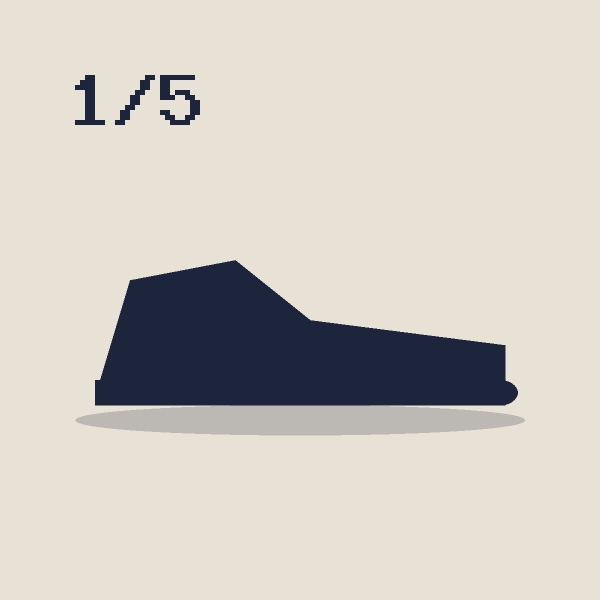
#> input picture tools/fixtures/test-sneaker-1.jpg, 1200 x 1200 px (shown at 1/2 size)
$ python brand-logo.py fixtures/test-sneaker-1.jpg fixtures/test-sneaker-2.jpg
#> lines starting #> are read from the running program, lines starting #| are printed output that depends on the picture; after the words box and inside, x2 and y2 are one past the last pixel; in counts of white or black regions, pixels touching at a corner belong together
# Clean ResellStreet logo variants from reference/media/brand/Logo.png (opaque white background, white halos).
# Usage (needs pillow + numpy): python3 tools/brand-logo.py reference/media/brand/Logo.png reference/media/brand
# Writes logo-{240,480,720}.webp and logo-light-*.webp (+ 1200px PNGs: delete them, they aren't used).
# Each pixel = alpha * brand colour + (1 - alpha) * white; solve alpha for navy and sand, keep the better fit,
# re-emit pure brand colour + alpha. Footer variant: navy → white.
import sys
from PIL import Image
import numpy as np
SRC, OUT = sys.argv[1], sys.argv[2]
NAVY = np.array([0x1c, 0x25, 0x3b], float); SAND = np.array([0xc1, 0xa5, 0x84], float); WHITE = 255.0
im = np.asarray(Image.open(SRC).convert('RGB'), float)
def solve(C):
    d = WHITE - C                      # per channel
    a = ((WHITE - im) * d).sum(-1) / (d * d).sum()   # least squares alpha
    a = np.clip(a, 0, 1)
    err = (((WHITE - a[..., None] * d) - im) ** 2).sum(-1)
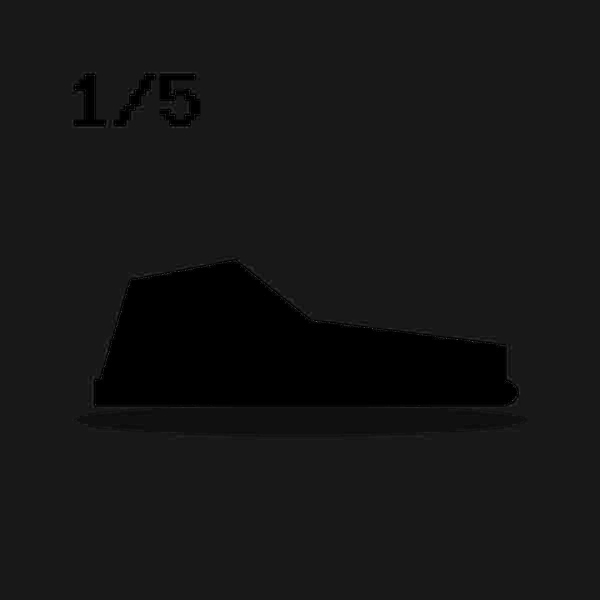
#> err: shape (1200, 1200) float64 (shown at 1/2 size); min 0.011, max 2734, mean 229.9; drawn with min black and max white
    return a, err
an, en = solve(NAVY); as_, es = solve(SAND)
#> in solve (call 2), `a = np.clip(a, 0, 1)`:
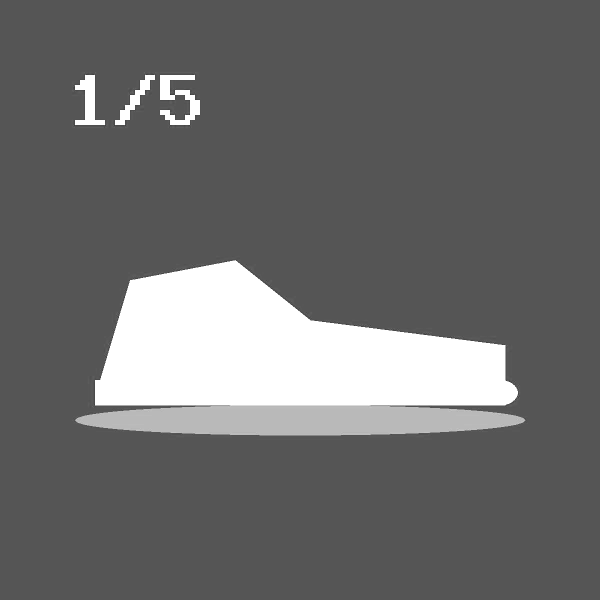
#> a: shape (1200, 1200) float64 (shown at 1/2 size); min 0.0123, max 1, mean 0.424
#> in solve (call 2), `err = (((WHITE - a[..., None] * d) - im) ** 2).sum(-1)`:
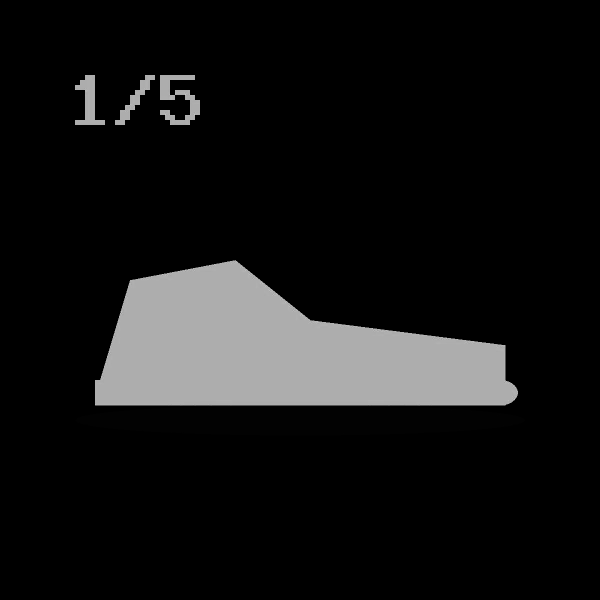
#> err: shape (1200, 1200) float64 (shown at 1/2 size); min 0.0169, max 71267, mean 5659.6; drawn with min black and max white
is_navy = en <= es
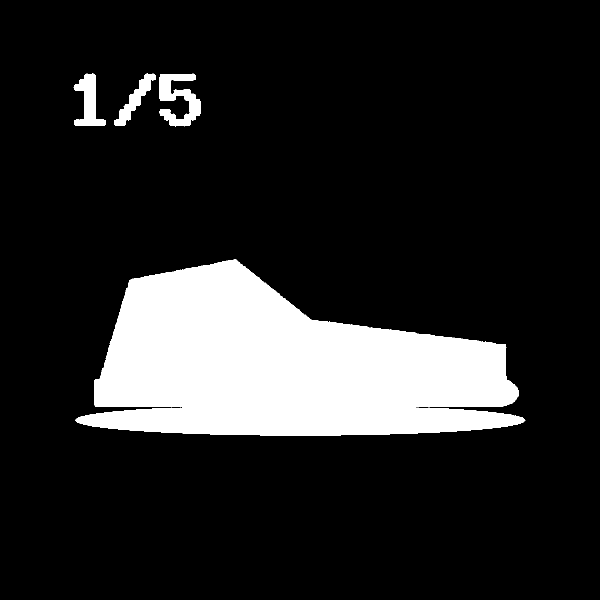
#> is_navy: shape (1200, 1200) bool (shown at 1/2 size); 14.9% white; 4 white regions, box (x1, y1, x2, y2) and area: (151, 519, 1051, 871) 204666, (319, 147, 401, 253) 4529, (147, 147, 212, 252) 3221, (228, 147, 312, 252) 2462
alpha = np.where(is_navy, an, as_)
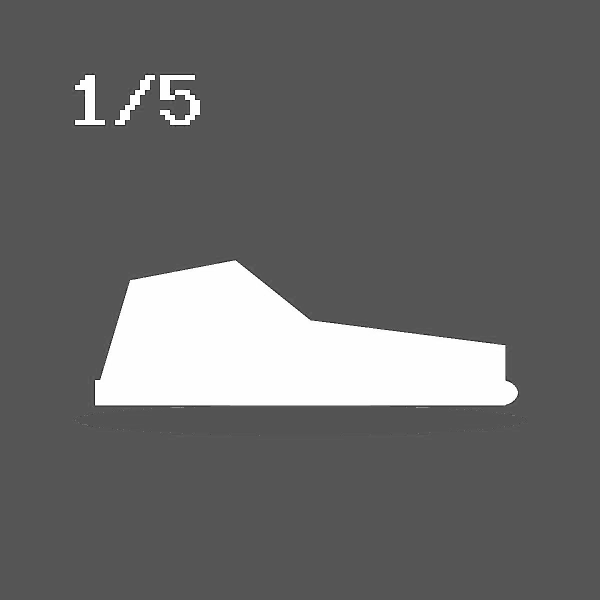
#> alpha: shape (1200, 1200) float64 (shown at 1/2 size); min 0.00641, max 1, mean 0.411
alpha[alpha < 0.06] = 0                # paper noise / halo
#> alpha: shape (1200, 1200) float64; under 0.01% of pixels changed, all inside (x1, y1, x2, y2) = (189, 189, 1032, 809)
alpha = np.clip((alpha - 0.06) / 0.9, 0, 1)
ys, xs = np.nonzero(alpha > 0.02)
pad = 4; y0, y1, x0, x1 = max(ys.min() - pad, 0), ys.max() + pad + 1, max(xs.min() - pad, 0), xs.max() + pad + 1
#> after `y0, y1, x0, x1 = (max(ys.min() - pad, 0), ys.max() + pad + 1, max(xs.m`: y0 = 0; y1 = 1204; x0 = 0; x1 = 1204
alpha, is_navy = alpha[y0:y1, x0:x1], is_navy[y0:y1, x0:x1]
def render(navy_rgb, sand_rgb):
    rgb = np.where(is_navy[..., None], np.array(navy_rgb, float), np.array(sand_rgb, float))
    return Image.fromarray(np.dstack([rgb, alpha * 255]).round().astype('uint8'), 'RGBA')
variants = {'logo': (NAVY, SAND), 'logo-light': ([255, 255, 255], SAND)}
H, W = alpha.shape; print('trimmed', W, 'x', H, 'ratio', round(W / H, 2))
#> after `H, W = alpha.shape`: H = 1200; W = 1200
#| trimmed 1200 x 1200 ratio 1.0
for name, (n, s) in variants.items():
    full = render(n, s)
    for w in (240, 480, 720):
        h = round(H * w / W)
        full.resize((w, h), Image.LANCZOS).save(f'{OUT}/{name}-{w}.webp', 'WEBP', lossless=True, method=6)
    full.resize((1200, round(H * 1200 / W)), Image.LANCZOS).save(f'{OUT}/{name}-1200.png', optimize=True)
#> this loop made 2 passes
#> pass 1, in render, `rgb = np.where(is_navy[..., None], np.array(navy_rgb, float), np.array..`:
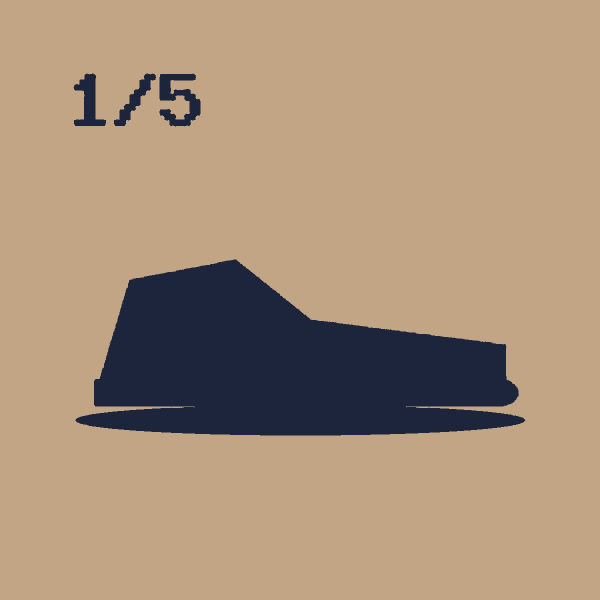
#> rgb: shape (1200, 1200, 3) float64 (shown at 1/2 size); mean of channels 0, 1, 2 168.4, 145.9, 121.1; drawn as R, G, B
#> after the loop:
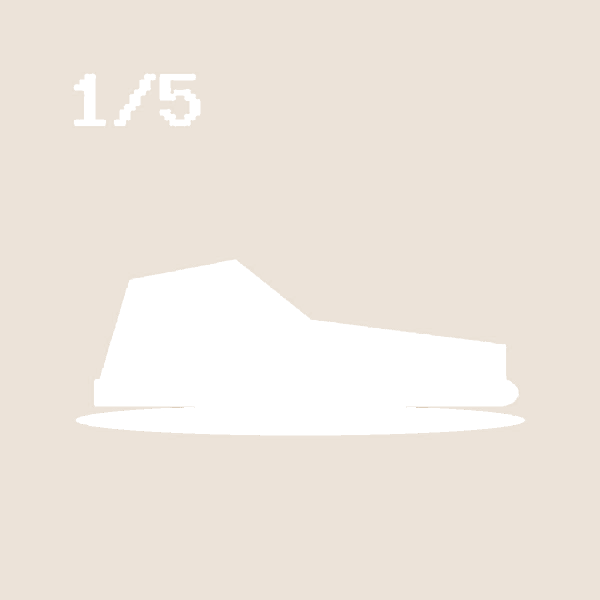
#> full: PIL image 1200x1200 RGBA (shown at 1/2 size); mean R, G, B, A 202.3, 178.4, 150.4, 98.3; transparent parts drawn white
